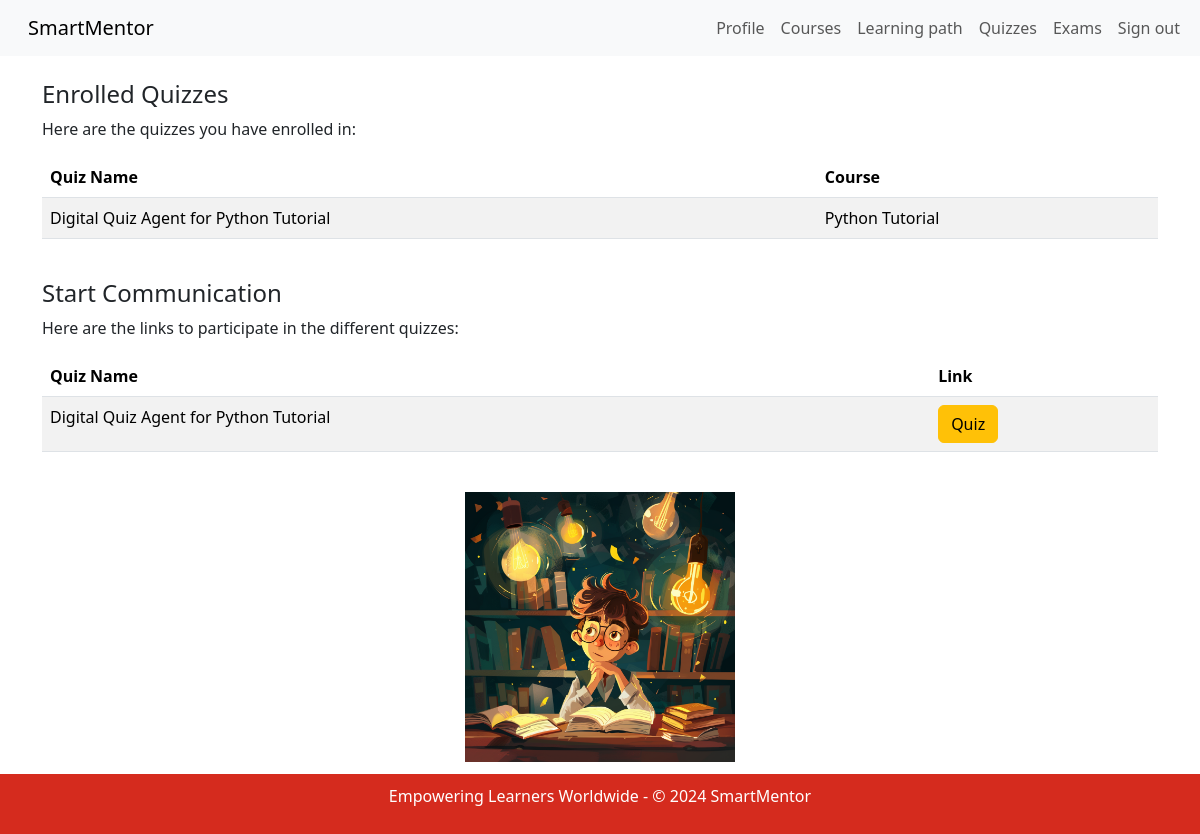
/student/quiz (signed in), run on the app's committed database.
### app/models.py (models this page shows, shortened)
class Quiz(models.Model):
    course = models.ForeignKey(Course, on_delete=models.CASCADE, null=True)
    name = models.CharField(max_length=255)
    teacher = models.ForeignKey(Teacher, on_delete=models.CASCADE, related_name='quizzes', default=1)

class Course(models.Model):
    name = models.CharField(max_length=50, default='course')
    description = models.CharField(max_length=200, default='Default description')
    pdfs = models.ManyToManyField(PDF, blank=True, related_name='courses')
    time_created = models.DateTimeField(auto_now_add=True, null=True)
    teacher = models.ForeignKey('Teacher', on_delete=models.CASCADE, related_name='courses', default=Teacher.get_default_teacher)

### app/views.py (the view, shortened to what this page needs)
# urls.py: path('student/quiz', StudentQuizView.as_view(), name='student_quiz'),
class StudentQuizView(LoginRequiredMixin, ListView):
    model = Quiz
    template_name = 'app/student_quiz.html'
    def get_context_data(self, **kwargs):
        context = super().get_context_data(**kwargs)
        if self.request.user.is_authenticated and hasattr(self.request.user, 'profile'):
            student_profile = self.request.user.profile.student
            enrolled_quizzes = student_profile.quizzes.all()
            all_quizzes = Quiz.objects.exclude(id__in=enrolled_quizzes.values_list('id', flat=True))
        else:
            all_quizzes = Quiz.objects.none()
        context['all_quizzes'] = all_quizzes
        context['enrolled_quizzes'] = enrolled_quizzes
        context['form'] = QuizEnrollmentForm(user=self.request.user)
        return context

### app/templates/app/student_quiz.html (shortened to what this page needs)
{% extends "app/base.html" %}
{% block content %}
  {% if user.is_authenticated %}
    {% if user.profile.role == 'student' %}
    <nav class="navbar navbar-expand-lg bg-body-tertiary">
        <div class="container-fluid">
          <a class="navbar-brand" href="/">SmartMentor</a>
          <div class="collapse navbar-collapse" id="navbarSupportedContent">
            <ul class="navbar-nav me-auto mb-2 mb-lg-0">
              <li class="nav-item">
                <a class="nav-link" href="/student/profile">Profile</a>
              </li>
              <li class="nav-item">
                <a class="nav-link" href="/student/courses">Courses</a>
              </li>
              <li class="nav-item">
                <a class="nav-link" href="{% url 'course_learningpath' %}">Learning path</a>
            </li>
            <li class="nav-item">
              <a class="nav-link" href="/student/quiz">Quizzes</a>
            </li>
            <li class="nav-item">
              <a class="nav-link" href="{% url 'course_exam' %}">Exams</a>
          </li>
              <li class="nav-item">
                <form action="{% url 'logout' %}" method="post" style="margin: 0">
                  <button type="submit" class="nav-link" style="background: none; border: none; cursor: pointer;">Sign out</button>
              </form>
              </li>
          </div>
        </div>
      </nav>
    <br>
    {% if enrolled_quizzes %}
    <div class="container-xl">
        <section>
            <h4>Enrolled Quizzes</h4>
            <p>Here are the quizzes you have enrolled in:</p>
            <table class="table table-striped">
                <thead>
                    <tr>
                        <th>Quiz Name</th>
                        <th>Course</th>
                    </tr>
                </thead>
                <tbody>
                    {% for quiz in enrolled_quizzes %}
                        <tr>
                            <td>{{ quiz.name }}</td>
                            <td>{{ quiz.course.name }}</td>
                        </tr>
                    {% endfor %}
                </tbody>
            </table>
        </section>
    </div>
    {% endif %}
    <br>
    {% if enrolled_quizzes %}
    <div class="container-xl">
      <section>
        <h4>Start Communication</h4>
        <p>Here are the links to participate in the different quizzes:</p>
        <table class="table table-striped">
          <thead>
            <tr>
              <th>Quiz Name</th>
              <th>Link</th>
            </tr>
          </thead>
          <tbody>
            {% for quiz in enrolled_quizzes %}
            <tr>
              <td>{{ quiz.name }}</td>
              <td>
                <a href="{% url 'chat_with_quiz' quiz.id %}" target="_blank" class="btn btn-warning">Quiz</a>
            </td>
            </tr>
          {% endfor %}
          </tbody>
        </table>
      </section>
    </div>
{% endif %}
<br>
<div class="container-xl">
  <section>
      <div class="d-flex justify-content-center">
          {% load static %}
          <img src="{% static 'images/quiz_image.jpg' %}" alt="Quiz Image" class="img-fluid quiz-image">
      </div>
  </section>
</div>
<br>
<br>
<br>
{% else %}
    <h1>Access Denied</h1>
    <p>You are not authorized to view this page. Please <a href="{% url 'home' %}">go back</a> to home.</p>
{% endif %}
{% else %}
<h1>Access Denied</h1>
<p>You are not authorized to view this page. Please <a href="{% url 'login' %}">log in</a> to view this page.</p>
{% endif %}
{% endblock %}

### app/templates/app/student_quiz.html (style rules this page uses)
.quiz-image { max-width: 270px; max-height: 270px; }

### data on the page
Quiz: name "Digital Quiz Agent for Python Tutorial", course.name "Python Tutorial"
